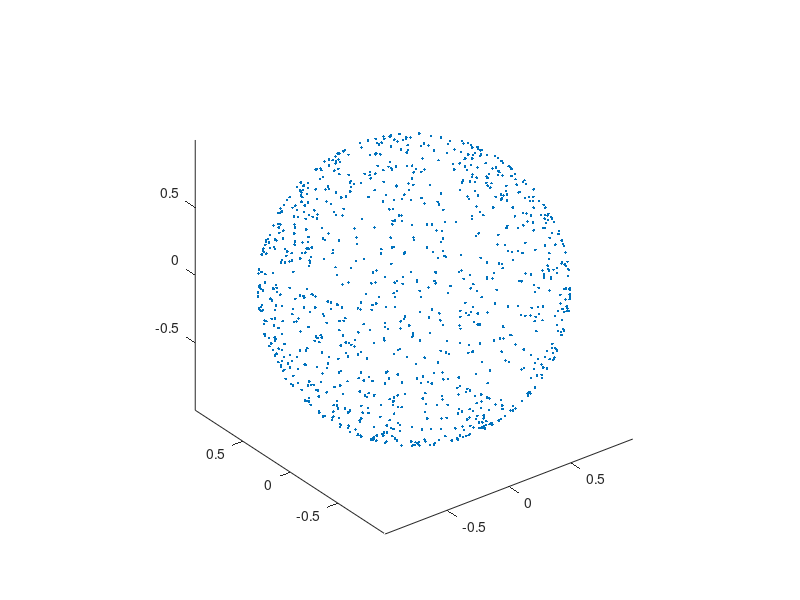
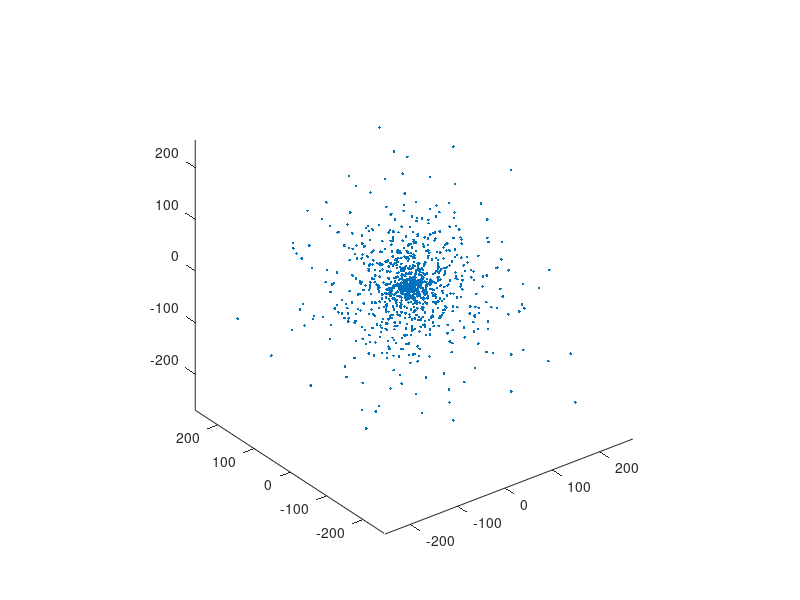

Recreate these plots in MATLAB, in order.
% "a random normal distribution of coordinates gives you a uniform 
%   distribution of directions"
% https://stackoverflow.com/a/9751925/14382550

% generate same plot from post (uniform spread of directions of magnitude 1)
figure(1)
v = randn(1000, 3); % normal distribution of coordinates
v = bsxfun(@rdivide, v, sqrt(sum(v.^2, 2))); % uniform distribution of directions
plot3(v(:,1), v(:,2), v(:,3), '.')
axis equal

% want the same thing, but with randomly distributed vector magnitudes
figure(2)
v = randn(1000, 3); % normal distribution of coordinates
v = bsxfun(@rdivide, v, sqrt(sum(v.^2, 2))); % uniform distribution of directions

err_mag_UNIFORM = 100 * rand(1000, 1); 
err_mag_NORMAL = 100 * randn(1000, 1);

% err_mag = err_mag_UNIFORM;
err_mag = err_mag_NORMAL;

v = err_mag .* v; % scaling each direction by a randomly distributed length (err_mag)
plot3(v(:,1), v(:,2), v(:,3), '.')
axis equal

%% My thinking is that we want a uniform spread of directions but a normal spread of magnitudes






